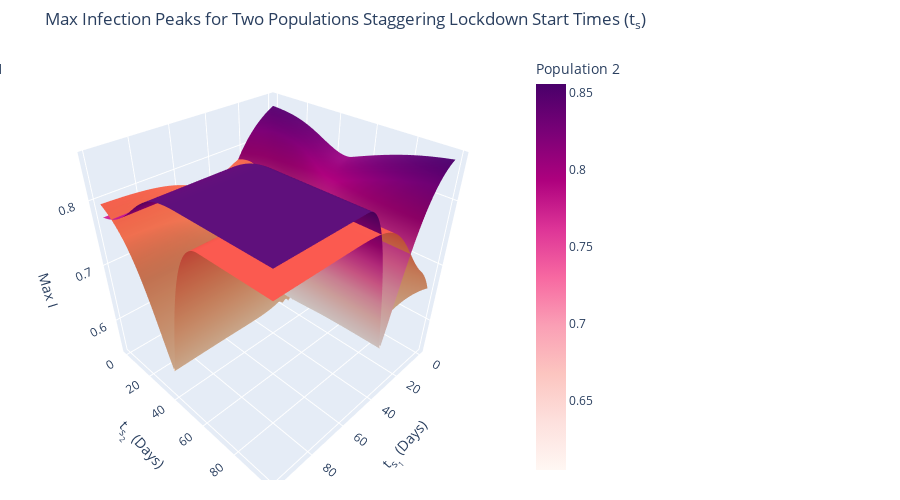

Source (notebook cell):
### Code cell
# ============================================================================================================ #
    # Uncomment below for various functions
# ============================================================================================================ #
## Run this code block to create a new simulation
# 6/21/23 - works with fixed SIR class! Surface plot - main function as of 6/26/23
# Rewrite the nest loops for staggered lockdowns using a meshgrid 
import matplotlib.pyplot as plt
import math
import numpy as np 
from matplotlib.patches import Rectangle

# Implementation for two populations
beta       = np.array([0.5,0.5,0.75,0.75])  # Four transmission rates: between (beta[1] and beta[2]) and within (beta[0] and beta[3]) two populations
Ns         = np.array([100,100])          # Population size

# Initialize variables
h           = 0.1                               # Timestep
x0          = np.array([5,0])                   # Initial infected percentage of two populations
s0          = Ns - x0                           # Initial susceptible percentage of two pops
r0          = np.array([0,0])                   # Initial recovered percentage of two pops
gammas      = np.array([0.05,0.05])             # Rate of healing
p           = 0.01                               # Lockdown effect
numsteps    = 200                               # Number of days
tsrange     = np.array([[0,0],[100,100]])       # Range for start times of lockdowns  
lockdownlen = np.array([100,100])               # Length of each lockdown
resolution  = 1                                   # Gridding value

# Added beta, Ns, and lockdownlen for saving data, but only need inits[0:7] for calculation
inits = [h,s0,x0,r0,gammas,p,numsteps,beta,Ns,tsrange,lockdownlen,resolution]

# ====================================================================================================================================== #
# ====================================================================================================================================== #

## data holds [[intersections, mindices], pops, inits[11], [ss,xs], maxvg, [minpeaks,peaklockdowns]]
data = stagger_lockdown(tsrange,inits) 
#min_data = mintersect(data[0][0], data[0][1], data[2], tsrange[0]) # Gets average minimum peak
#avgplot(np.array(data[4]), resolution, tsrange)
#write(data[1],inits)

# ====================================================================================================================================== #

## Use to generate 4 plots using the SIR plot 
#fig, axs = plt.subplots(nrows=2,ncols=2)
#row, col = 0,0
#for ts1 in np.arange(40,40.4,0.1):
#    stagger_plot(inits, np.array([ts1,ts1]), axs[row,col])
#    col = col + 1
#    if col == 2:
#        row = 1
#        col = 0

# ====================================================================================================================================== #

# SIR Plot for Two Populations with input of lockdown time from the average
fig, axs = plt.subplots()
#print(data[5][1])
xs = stagger_plot(inits,data[5][1],axs)#[min_data[1][0],min_data[2][0]],axs) # [71,75]

# ====================================================================================================================================== #

# Show all 4 peaks of the network and calculate the difference between peaks for individual populations
minpeaks = []
lockdown   = [data[5][1]/inits[11], inits[10]/inits[11]] #np.array([71,75])
for i in range(len(lockdown[0])):
    minpeaks.append([np.max(xs[i][0:int(lockdown[0][i]+lockdown[1][i])]),np.max(xs[i][int(lockdown[0][i]+lockdown[1][i]):int(inits[6]/inits[11])])])
print("peaks", minpeaks)
print(abs(minpeaks[0][0]-minpeaks[0][1]),abs(minpeaks[1][0]-minpeaks[1][1]))

# ====================================================================================================================================== #

# Save the figure at a higher resolution
#fig.savefig('SIR for Avg Global Min.png',dpi=500)
#print(data[5]) # Resolution helps converge equal peaks

# ====================================================================================================================================== #

# SIR Plot and call the averages function
#fig, axs = plt.subplots()
#axs.plot(np.arange(0,inits[6]*inits[11],inits[11]),data[4][1])
#averages(data[3],inits[11],inits[8])

# ====================================================================================================================================== #

# Alert that code is done running
import winsound
winsound.PlaySound("*", winsound.SND_ASYNC)

### Figure 1 — Plotly figure (JSON) as saved in the notebook; plotly's stock layout.template omitted (floating-point values rounded to 4 significant figures; data arrays with more than 128 entries replaced by an {"elided": "..."} marker saying what was removed)
{"data": [{"colorbar": {"title": {"text": "Population 1"}, "x": 0.015, "xref": "container"}, "colorscale": [[0, "rgb(253, 224, 197)"], [0.1667, "rgb(250, 203, 166)"], [0.3333, "rgb(248, 181, 139)"], [0.5, "rgb(245, 158, 114)"], [0.6667, "rgb(242, 133, 93)"], [0.8333, "rgb(239, 106, 76)"], [1, "rgb(235, 74, 64)"]], "name": "Population 1", "showscale": true, "type": "surface", "x": {"elided": "100x100 int values"}, "y": {"elided": "100x100 int values"}, "z": {"elided": "100x100 float values"}}, {"colorbar": {"title": {"text": "Population 2"}, "x": 0.7, "xref": "container"}, "colorscale": [[0, "rgb(255,247,243)"], [0.125, "rgb(253,224,221)"], [0.25, "rgb(252,197,192)"], [0.375, "rgb(250,159,181)"], [0.5, "rgb(247,104,161)"], [0.625, "rgb(221,52,151)"], [0.75, "rgb(174,1,126)"], [0.875, "rgb(122,1,119)"], [1, "rgb(73,0,106)"]], "name": "Population 2", "showscale": true, "type": "surface", "x": {"elided": "100x100 int values"}, "y": {"elided": "100x100 int values"}, "z": {"elided": "100x100 float values"}}], "layout": {"autosize": false, "height": 500, "margin": {"b": 20, "l": 20, "r": 20, "t": 50}, "scene": {"aspectmode": "cube", "xaxis": {"title": {"text": "t<sub>s<sub>1</sub></sub> (Days)"}}, "yaxis": {"title": {"text": "t<sub>s<sub>2</sub></sub> (Days)"}}, "zaxis": {"title": {"text": "Max I"}}}, "showlegend": false, "title": {"text": "Max Infection Peaks for Two Populations Staggering Lockdown Start Times (t<sub>s</sub>)"}, "width": 900}}
